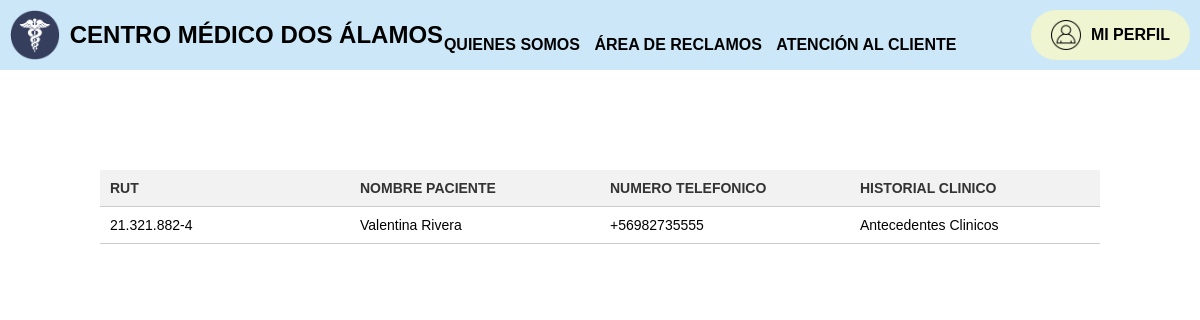
The page /historialclinicopaciente2/ on the database its author committed.
### CentroClinico/models.py (models this page shows, shortened)
class Pacientecli(models.Model):
    id_paciente=models.AutoField(primary_key=True)
    rut=models.CharField(max_length=12)
    nombre_paciente=models.CharField(max_length=100)
    fecha_nac=models.DateField()
    genero=models.ForeignKey(GeneroPaciente, on_delete=models.SET_NULL, null=True)
    numero_telefonico=models.CharField(max_length=13)
    historial_clinico=models.TextField(default='Antecedentes Clinicos')

### CentroClinico/views.py (the view)
# urls.py: path('historialclinicopaciente<id>/', historialclinico, name="historialclinicopaciente"),
def historialclinico(request, id):
    paciente = Pacientecli.objects.get(id_paciente=id)
    contexto = {
        'paciente': paciente
    }
    return render(request, 'medico/historialclinicopaciente.html', contexto)

### CentroClinico/templates/medico/historialclinicopaciente.html (shortened to what this page needs)
{% load static %}
<!DOCTYPE html>
<html lang="es">
<head>
    <link rel="stylesheet" href={% static 'css/micss.css'%}>
</head>
<body>
    <header>
        <a href="{% url 'index' %}" class="logo">
            <img src="{% static 'img/clinica.png' %}" alt="logo">
            <h2 class="nombre-empresa">CENTRO MÉDICO DOS ÁLAMOS</h2>
        </a>
        <nav>
            <a href="#" class="nav-link">QUIENES SOMOS</a>
            <a href="#" class="nav-link">ÁREA DE RECLAMOS</a>
            <a href="#" class="nav-link">ATENCIÓN AL CLIENTE</a>
            <a href="{% url 'perfilmedico' %}" class="boton-enlace">
                <span class="contenido-enlace">
                    <img src="{% static 'img/perfil.png' %}" class="imagen-enlace">
                    <span class="texto-enlace">MI PERFIL</span>
                </span>
            </a>
        </nav>
    </header>
    <div class="table-container">
        <div class="table-wrapper">
            <div class="table-responsive">
                <table class="table">
                    <thead>
                    <tr>
                        <th>RUT</th>
                        <th>Nombre paciente</th>
                        <th>Numero telefonico</th>
                        <th>Historial clinico</th>
                    </tr>
                    </thead>
                    <tbody>
                    <tr>
                        <td>{{ paciente.rut }}</td>
                        <td>{{ paciente.nombre_paciente }}</td>
                        <td>{{ paciente.numero_telefonico }}</td>
                        <td>{{ paciente.historial_clinico }}</td>
                    </tr>
                    </tbody>
                </table>
            </div>
        </div>
    </div>
</body>

### CentroClinico/static/css/micss.css (style rules this page uses)
* { margin: 0; padding: 0; box-sizing: border-box; }
table { color: black; font-size: 14px; table-layout: fixed; border-collapse: collapse; }
th { padding: 20px 15px; font-weight: 700; text-transform: uppercase; }
td { padding: 15px; border-bottom: solid 1px rgba(255, 255, 255, 255); }
tbody tr { cursor: pointer; }
body { font-family: sans-serif; margin: 0; }
a { text-decoration: none; color: black }
header { display: flex; min-height: 70px; background-color: #CCE8F8; justify-content: space-between; align-items: center; padding: 10px; }
.logo { display: flex; align-items: center; }
.logo img { height: 50px; margin-right: 10px; }
nav a { font-weight: 600; padding-right: 10px; }
.boton-enlace { display: inline-block; padding: 10px 20px; background-color: #F0F5D1; color: rgb(0, 0, 0); text-decoration: none; border-radius: 50px; margin-left: 60px; }
.contenido-enlace { display: flex; align-items: center; justify-content: center; }
.texto-enlace { margin-left: 10px; }
.imagen-enlace { width: 30px; }
.table-container { display: flex; justify-content: center; align-items: center; height: 25vh; }
.table-wrapper { width: 100%; max-width: 1000px; transform: translateY(50%); }
.table { width: 100%; border-collapse: collapse; text-align: left; }
.table thead th { background-color: #f2f2f2; color: #333; font-weight: bold; padding: 10px; border-bottom: 1px solid #ccc; }
.table tbody td { padding: 10px; border-bottom: 1px solid #ccc; width: 100%; border-collapse: separate; border-spacing: 0; }
.table-responsive { overflow-x: auto; max-width: 100%; }

### rows shown on the page
Pacientecli: rut "21.321.882-4", nombre_paciente "Valentina Rivera", numero_telefonico "+56982735555", historial_clinico "Antecedentes Clinicos"
